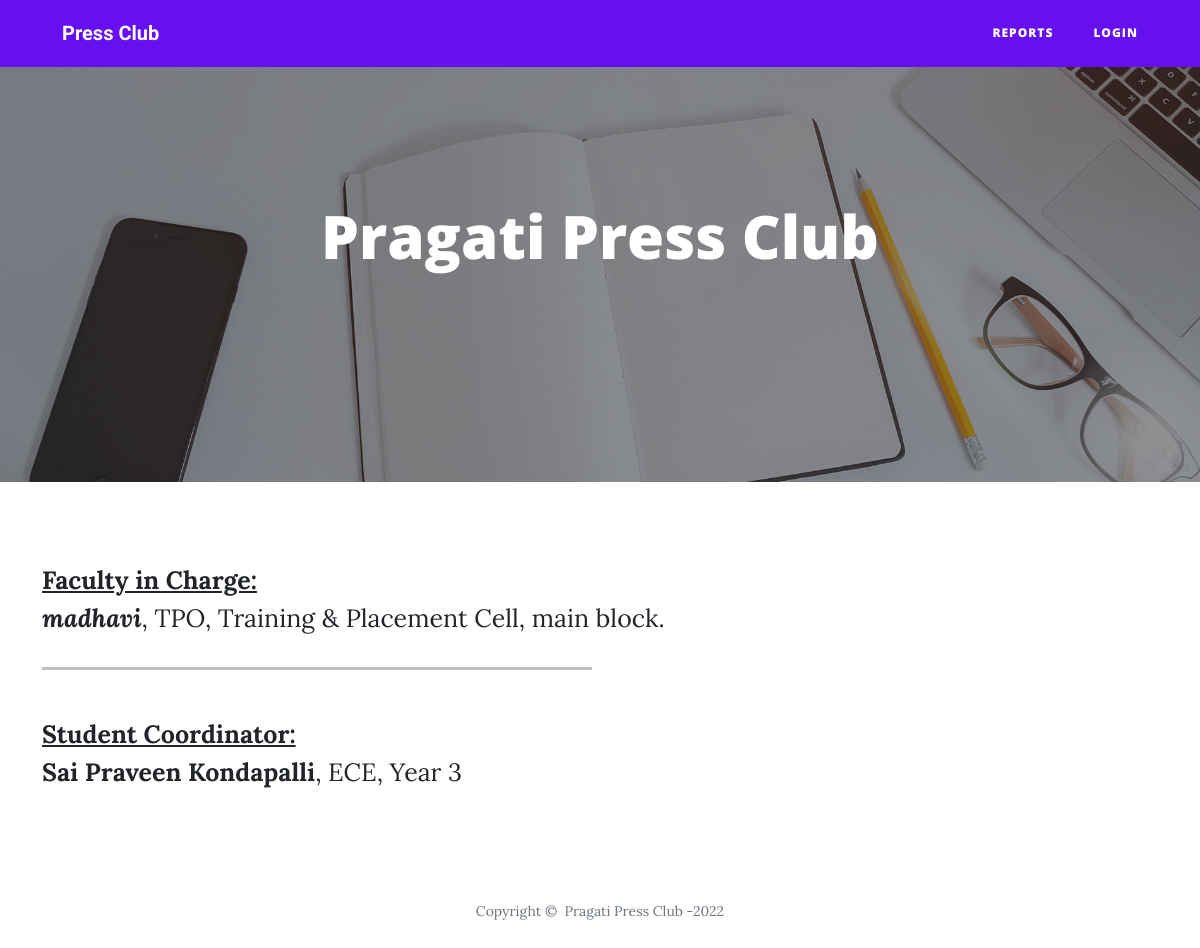
The page / on the database its author committed.
### project/models.py (models this page shows, shortened)
class User(db.Model, UserMixin):
    __tablename__ = 'users'
    id = db.Column(db.Integer, primary_key=True)
    email = db.Column(db.String(60), index=True, unique=True, nullable= False)
    username = db.Column(db.String(60), index=True, unique=True, nullable=False)
    name = db.Column(db.String(60), index=True, nullable=False)
    password_hash = db.Column(db.String(120), nullable=False)
    type = db.Column(db.String(20), nullable=False)
    active = db.Column(db.String(20), nullable=False)
    phone = db.Column(db.String(20), nullable=False)
    batch = db.Column(db.String(20), nullable=False)
    department = db.Column(db.String(20), nullable=False)
    joining_date = db.Column(db.String(20), default=datetime.today().strftime('%d-%m-%Y'))
    departure_date = db.Column(db.String(20))
    badge = db.Column(db.String(20), default="0")
    absent = db.Column(db.Text())
    @staticmethod
    def year(year):
        current_year = datetime.today().year
        month = datetime.today().month
        if month > 8:
            batch = current_year + 4 - year + 1
        else:
            batch = current_year + 4 - year
        return str(batch)

### project/routes.py (the view)
@app.route('/')
def index():
    admin = db.session.query(User.name).filter_by(type="admin").first()  # gets the name of the admin
    coordinators = db.session.query(User.name, User.department, User.batch).filter_by(type="coordinator").all()  # get list of coordinators
    years = []
    for x in coordinators:
        years.append(User.year(int(x.batch)))
    coordinators = zip(coordinators, years)
    return render_template('index.html', name=admin.name, coordinators=coordinators)

### project/__init__.py (called while the page is built)
@app.before_request
def make_session_permanant():
    session.permanent = True
    app.permanent_session_lifetime = datetime.timedelta(hours= 24)

### project/templates/index.html (shortened to what this page needs)
{% extends "base_home.html" %}
{% block content %}
<header class="masthead" style="background-image:url('/static/assets/img/home-bg.jpg')">
        <div class="overlay"></div>
        <div class="container">
            <div class="row">
                <div class="col-md-10 col-lg-8 mx-auto position-relative">
                    <div class="site-heading">
                        <h1 style="font-size: 60px;">Pragati Press Club</h1>
                    </div>
                </div>
            </div>
        </div>
    </header>
    <div class="container">
        <div class="row">
            <div class="col-md-12">
                <p style="font-size: 25px;background: rgba(255,255,255,0);"><strong><span style="text-decoration: underline;">Faculty in Charge:</span></strong><br><strong><em>{{name}}</em></strong>, TPO, Training &amp; Placement Cell, main block.</p>
                <hr style="color: var(--bs-indigo);--bs-body-bg: var(--bs-red);--bs-body-color: var(--bs-indigo);background: black;width: 550px;height: 3px;">
            </div>
            <div class="col-md-12">
                {% for coordinator, year in coordinators %}
                <p style="font-size: 25px;"><strong><span style="text-decoration: underline;">Student Coordinator:</span></strong><br><strong>{{coordinator.name}}</strong>, {{coordinator.department}}, Year {{year}}</p>
                {% endfor %}
            </div>
        </div>
    </div>
{% endblock %}

### rows shown on the page
User: name "madhavi"
User: name "Sai Praveen Kondapalli", department "ECE"

### other values the page prints
{{ year }} "3"
